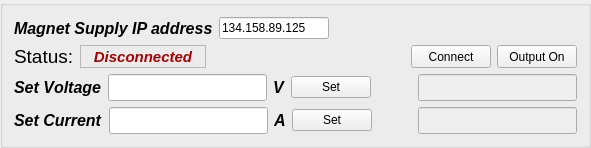
        <widget class="QGroupBox" name="MagnetBox">
         <property name="sizePolicy">
          <sizepolicy hsizetype="Preferred" vsizetype="Maximum">
           <horstretch>0</horstretch>
           <verstretch>0</verstretch>
          </sizepolicy>
         </property>
         <property name="maximumSize">
          <size>
           <width>16777215</width>
           <height>200</height>
          </size>
         </property>
         <property name="title">
          <string/>
         </property>
         <layout class="QGridLayout" name="gridLayout_3">
          <item row="0" column="0">
           <layout class="QVBoxLayout" name="verticalLayout_4">
            <item>
             <layout class="QHBoxLayout" name="horizontalLayout_9">
              <item>
               <widget class="QLabel" name="label_24">
                <property name="sizePolicy">
                 <sizepolicy hsizetype="Maximum" vsizetype="Preferred">
                  <horstretch>0</horstretch>
                  <verstretch>0</verstretch>
                 </sizepolicy>
                </property>
                <property name="font">
                 <font>
                  <family>Arial</family>
                  <pointsize>12</pointsize>
                  <weight>75</weight>
                  <italic>true</italic>
                  <bold>true</bold>
                 </font>
                </property>
                <property name="text">
                 <string>Magnet Supply IP address</string>
                </property>
               </widget>
              </item>
              <item>
               <widget class="QLineEdit" name="MagnetIPLine">
                <property name="sizePolicy">
                 <sizepolicy hsizetype="Maximum" vsizetype="Fixed">
                  <horstretch>0</horstretch>
                  <verstretch>0</verstretch>
                 </sizepolicy>
                </property>
                <property name="minimumSize">
                 <size>
                  <width>110</width>
                  <height>0</height>
                 </size>
                </property>
                <property name="text">
                 <string>134.158.89.125</string>
                </property>
               </widget>
              </item>
              <item>
               <spacer name="horizontalSpacer">
                <property name="orientation">
                 <enum>Qt::Horizontal</enum>
                </property>
                <property name="sizeHint" stdset="0">
                 <size>
                  <width>40</width>
                  <height>20</height>
                 </size>
                </property>
               </spacer>
              </item>
             </layout>
            </item>
            <item>
             <layout class="QHBoxLayout" name="horizontalLayout_10">
              <item>
               <widget class="QLabel" name="label_25">
                <property name="font">
                 <font>
                  <pointsize>14</pointsize>
                 </font>
                </property>
                <property name="text">
                 <string>Status:</string>
                </property>
               </widget>
              </item>
              <item>
               <widget class="QLabel" name="MagnetConnectLabel">
                <property name="sizePolicy">
                 <sizepolicy hsizetype="Maximum" vsizetype="Preferred">
                  <horstretch>0</horstretch>
                  <verstretch>0</verstretch>
                 </sizepolicy>
                </property>
                <property name="minimumSize">
                 <size>
                  <width>100</width>
                  <height>0</height>
                 </size>
                </property>
                <property name="palette">
                 <palette>
                  <active>
                   <colorrole role="WindowText">
                    <brush brushstyle="SolidPattern">
                     <color alpha="255">
                      <red>170</red>
                      <green>0</green>
                      <blue>0</blue>
                     </color>
                    </brush>
                   </colorrole>
                  </active>
                  <inactive>
                   <colorrole role="WindowText">
                    <brush brushstyle="SolidPattern">
                     <color alpha="255">
                      <red>170</red>
                      <green>0</green>
                      <blue>0</blue>
                     </color>
                    </brush>
                   </colorrole>
                  </inactive>
                  <disabled>
                   <colorrole role="WindowText">
                    <brush brushstyle="SolidPattern">
                     <color alpha="255">
                      <red>120</red>
                      <green>120</green>
                      <blue>120</blue>
                     </color>
                    </brush>
                   </colorrole>
                  </disabled>
                 </palette>
                </property>
                <property name="font">
                 <font>
                  <family>Arial</family>
                  <pointsize>11</pointsize>
                  <weight>75</weight>
                  <italic>true</italic>
                  <bold>true</bold>
                 </font>
                </property>
                <property name="frameShape">
                 <enum>QFrame::StyledPanel</enum>
                </property>
                <property name="text">
                 <string>   Disconnected   </string>
                </property>
                <property name="alignment">
                 <set>Qt::AlignCenter</set>
                </property>
               </widget>
              </item>
              <item>
               <spacer name="horizontalSpacer_5">
                <property name="orientation">
                 <enum>Qt::Horizontal</enum>
                </property>
                <property name="sizeHint" stdset="0">
                 <size>
                  <width>40</width>
                  <height>20</height>
                 </size>
                </property>
               </spacer>
              </item>
              <item>
               <widget class="QPushButton" name="MagnetConnectButton">
                <property name="sizePolicy">
                 <sizepolicy hsizetype="Minimum" vsizetype="Minimum">
                  <horstretch>0</horstretch>
                  <verstretch>0</verstretch>
                 </sizepolicy>
                </property>
                <property name="text">
                 <string>Connect</string>
                </property>
               </widget>
              </item>
              <item>
               <widget class="QPushButton" name="MagnetOnOffButton">
                <property name="sizePolicy">
                 <sizepolicy hsizetype="Minimum" vsizetype="Minimum">
                  <horstretch>0</horstretch>
                  <verstretch>0</verstretch>
                 </sizepolicy>
                </property>
                <property name="text">
                 <string>Output On</string>
                </property>
               </widget>
              </item>
             </layout>
            </item>
            <item>
             <layout class="QVBoxLayout" name="verticalLayout_5">
              <item>
               <layout class="QHBoxLayout" name="horizontalLayout_13">
                <item>
                 <widget class="QLabel" name="label_23">
                  <property name="palette">
                   <palette>
                    <active>
                     <colorrole role="Text">
                      <brush brushstyle="SolidPattern">
                       <color alpha="255">
                        <red>85</red>
                        <green>0</green>
                        <blue>0</blue>
                       </color>
                      </brush>
                     </colorrole>
                    </active>
                    <inactive>
                     <colorrole role="Text">
                      <brush brushstyle="SolidPattern">
                       <color alpha="255">
                        <red>0</red>
                        <green>0</green>
                        <blue>0</blue>
                       </color>
                      </brush>
                     </colorrole>
                    </inactive>
                    <disabled>
                     <colorrole role="Text">
                      <brush brushstyle="SolidPattern">
                       <color alpha="255">
                        <red>120</red>
                        <green>120</green>
                        <blue>120</blue>
                       </color>
                      </brush>
                     </colorrole>
                    </disabled>
                   </palette>
                  </property>
                  <property name="font">
                   <font>
                    <family>Arial</family>
                    <pointsize>12</pointsize>
                    <weight>75</weight>
                    <italic>true</italic>
                    <bold>true</bold>
                    <kerning>false</kerning>
                   </font>
                  </property>
                  <property name="text">
                   <string>Set Voltage</string>
                  </property>
                 </widget>
                </item>
                <item>
                 <widget class="QLineEdit" name="SetMagnetVoltageLine">
                  <property name="enabled">
                   <bool>true</bool>
                  </property>
                  <property name="palette">
                   <palette>
                    <active>
                     <colorrole role="Text">
                      <brush brushstyle="SolidPattern">
                       <color alpha="255">
                        <red>85</red>
                        <green>0</green>
                        <blue>0</blue>
                       </color>
                      </brush>
                     </colorrole>
                    </active>
                    <inactive>
                     <colorrole role="Text">
                      <brush brushstyle="SolidPattern">
                       <color alpha="255">
                        <red>0</red>
                        <green>0</green>
                        <blue>0</blue>
                       </color>
                      </brush>
                     </colorrole>
                    </inactive>
                    <disabled>
                     <colorrole role="Text">
                      <brush brushstyle="SolidPattern">
                       <color alpha="255">
                        <red>154</red>
                        <green>0</green>
                        <blue>0</blue>
                       </color>
                      </brush>
                     </colorrole>
                    </disabled>
                   </palette>
                  </property>
                  <property name="font">
                   <font>
                    <family>Arial</family>
                    <pointsize>12</pointsize>
                    <weight>75</weight>
                    <italic>true</italic>
                    <bold>true</bold>
                   </font>
                  </property>
                  <property name="text">
                   <string/>
                  </property>
                 </widget>
                </item>
                <item>
                 <widget class="QLabel" name="label_27">
                  <property name="palette">
                   <palette>
                    <active>
                     <colorrole role="Text">
                      <brush brushstyle="SolidPattern">
                       <color alpha="255">
                        <red>85</red>
                        <green>0</green>
                        <blue>0</blue>
                       </color>
                      </brush>
                     </colorrole>
                    </active>
                    <inactive>
                     <colorrole role="Text">
                      <brush brushstyle="SolidPattern">
                       <color alpha="255">
                        <red>0</red>
                        <green>0</green>
                        <blue>0</blue>
                       </color>
                      </brush>
                     </colorrole>
                    </inactive>
                    <disabled>
                     <colorrole role="Text">
                      <brush brushstyle="SolidPattern">
                       <color alpha="255">
                        <red>120</red>
                        <green>120</green>
                        <blue>120</blue>
                       </color>
                      </brush>
                     </colorrole>
                    </disabled>
                   </palette>
                  </property>
                  <property name="font">
                   <font>
                    <family>Arial</family>
                    <pointsize>12</pointsize>
                    <weight>75</weight>
                    <italic>true</italic>
                    <bold>true</bold>
                   </font>
                  </property>
                  <property name="text">
                   <string>V</string>
                  </property>
                 </widget>
                </item>
                <item>
                 <widget class="QPushButton" name="SetMagnetVoltageButton">
                  <property name="text">
                   <string>Set</string>
                  </property>
                 </widget>
                </item>
                <item>
                 <spacer name="horizontalSpacer_7">
                  <property name="orientation">
                   <enum>Qt::Horizontal</enum>
                  </property>
                  <property name="sizeHint" stdset="0">
                   <size>
                    <width>40</width>
                    <height>20</height>
                   </size>
                  </property>
                 </spacer>
                </item>
                <item>
                 <widget class="QLineEdit" name="DisplayMagnetVoltageLine">
                  <property name="enabled">
                   <bool>false</bool>
                  </property>
                  <property name="palette">
                   <palette>
                    <active>
                     <colorrole role="Text">
                      <brush brushstyle="SolidPattern">
                       <color alpha="255">
                        <red>85</red>
                        <green>0</green>
                        <blue>0</blue>
                       </color>
                      </brush>
                     </colorrole>
                    </active>
                    <inactive>
                     <colorrole role="Text">
                      <brush brushstyle="SolidPattern">
                       <color alpha="255">
                        <red>0</red>
                        <green>0</green>
                        <blue>0</blue>
                       </color>
                      </brush>
                     </colorrole>
                    </inactive>
                    <disabled>
                     <colorrole role="Text">
                      <brush brushstyle="SolidPattern">
                       <color alpha="255">
                        <red>154</red>
                        <green>0</green>
                        <blue>0</blue>
                       </color>
                      </brush>
                     </colorrole>
                    </disabled>
                   </palette>
                  </property>
                  <property name="font">
                   <font>
                    <family>Arial</family>
                    <pointsize>12</pointsize>
                    <weight>75</weight>
                    <italic>true</italic>
                    <bold>true</bold>
                   </font>
                  </property>
                  <property name="text">
                   <string/>
                  </property>
                 </widget>
                </item>
               </layout>
              </item>
              <item>
               <layout class="QHBoxLayout" name="horizontalLayout_14">
                <item>
                 <widget class="QLabel" name="label_28">
                  <property name="palette">
                   <palette>
                    <active>
                     <colorrole role="Text">
                      <brush brushstyle="SolidPattern">
                       <color alpha="255">
                        <red>85</red>
                        <green>0</green>
                        <blue>0</blue>
                       </color>
                      </brush>
                     </colorrole>
                    </active>
                    <inactive>
                     <colorrole role="Text">
                      <brush brushstyle="SolidPattern">
                       <color alpha="255">
                        <red>0</red>
                        <green>0</green>
                        <blue>0</blue>
                       </color>
                      </brush>
                     </colorrole>
                    </inactive>
                    <disabled>
                     <colorrole role="Text">
                      <brush brushstyle="SolidPattern">
                       <color alpha="255">
                        <red>120</red>
                        <green>120</green>
                        <blue>120</blue>
                       </color>
                      </brush>
                     </colorrole>
                    </disabled>
                   </palette>
                  </property>
                  <property name="font">
                   <font>
                    <family>Arial</family>
                    <pointsize>12</pointsize>
                    <weight>75</weight>
                    <italic>true</italic>
                    <bold>true</bold>
                   </font>
                  </property>
                  <property name="text">
                   <string>Set Current</string>
                  </property>
                 </widget>
                </item>
                <item>
                 <widget class="QLineEdit" name="SetMagnetCurrentLine">
                  <property name="enabled">
                   <bool>true</bool>
                  </property>
                  <property name="palette">
                   <palette>
                    <active>
                     <colorrole role="Text">
                      <brush brushstyle="SolidPattern">
                       <color alpha="255">
                        <red>106</red>
                        <green>0</green>
                        <blue>0</blue>
                       </color>
                      </brush>
                     </colorrole>
                    </active>
                    <inactive>
                     <colorrole role="Text">
                      <brush brushstyle="SolidPattern">
                       <color alpha="255">
                        <red>106</red>
                        <green>0</green>
                        <blue>0</blue>
                       </color>
                      </brush>
                     </colorrole>
                    </inactive>
                    <disabled>
                     <colorrole role="Text">
                      <brush brushstyle="SolidPattern">
                       <color alpha="255">
                        <red>154</red>
                        <green>0</green>
                        <blue>0</blue>
                       </color>
                      </brush>
                     </colorrole>
                    </disabled>
                   </palette>
                  </property>
                  <property name="font">
                   <font>
                    <family>Arial</family>
                    <pointsize>12</pointsize>
                    <weight>75</weight>
                    <italic>true</italic>
                    <bold>true</bold>
                   </font>
                  </property>
                  <property name="text">
                   <string/>
                  </property>
                 </widget>
                </item>
                <item>
                 <widget class="QLabel" name="label_30">
                  <property name="palette">
                   <palette>
                    <active>
                     <colorrole role="Text">
                      <brush brushstyle="SolidPattern">
                       <color alpha="255">
                        <red>85</red>
                        <green>0</green>
                        <blue>0</blue>
                       </color>
                      </brush>
                     </colorrole>
                    </active>
                    <inactive>
                     <colorrole role="Text">
                      <brush brushstyle="SolidPattern">
                       <color alpha="255">
                        <red>0</red>
                        <green>0</green>
                        <blue>0</blue>
                       </color>
                      </brush>
                     </colorrole>
                    </inactive>
                    <disabled>
                     <colorrole role="Text">
                      <brush brushstyle="SolidPattern">
                       <color alpha="255">
                        <red>120</red>
                        <green>120</green>
                        <blue>120</blue>
                       </color>
                      </brush>
                     </colorrole>
                    </disabled>
                   </palette>
                  </property>
                  <property name="font">
                   <font>
                    <family>Arial</family>
                    <pointsize>12</pointsize>
                    <weight>75</weight>
                    <italic>true</italic>
                    <bold>true</bold>
                   </font>
                  </property>
                  <property name="text">
                   <string>A</string>
                  </property>
                 </widget>
                </item>
                <item>
                 <widget class="QPushButton" name="SetMagnetCurrentButton">
                  <property name="text">
                   <string>Set</string>
                  </property>
                 </widget>
                </item>
                <item>
                 <spacer name="horizontalSpacer_6">
                  <property name="orientation">
                   <enum>Qt::Horizontal</enum>
                  </property>
                  <property name="sizeHint" stdset="0">
                   <size>
                    <width>40</width>
                    <height>20</height>
                   </size>
                  </property>
                 </spacer>
                </item>
                <item>
                 <widget class="QLineEdit" name="DisplayMagnetCurrentLine">
                  <property name="enabled">
                   <bool>false</bool>
                  </property>
                  <property name="palette">
                   <palette>
                    <active>
                     <colorrole role="Text">
                      <brush brushstyle="SolidPattern">
                       <color alpha="255">
                        <red>106</red>
                        <green>0</green>
                        <blue>0</blue>
                       </color>
                      </brush>
                     </colorrole>
                    </active>
                    <inactive>
                     <colorrole role="Text">
                      <brush brushstyle="SolidPattern">
                       <color alpha="255">
                        <red>106</red>
                        <green>0</green>
                        <blue>0</blue>
                       </color>
                      </brush>
                     </colorrole>
                    </inactive>
                    <disabled>
                     <colorrole role="Text">
                      <brush brushstyle="SolidPattern">
                       <color alpha="255">
                        <red>154</red>
                        <green>0</green>
                        <blue>0</blue>
                       </color>
                      </brush>
                     </colorrole>
                    </disabled>
                   </palette>
                  </property>
                  <property name="font">
                   <font>
                    <family>Arial</family>
                    <pointsize>12</pointsize>
                    <weight>75</weight>
                    <italic>true</italic>
                    <bold>true</bold>
                   </font>
                  </property>
                  <property name="text">
                   <string/>
                  </property>
                 </widget>
                </item>
               </layout>
              </item>
             </layout>
            </item>
           </layout>
          </item>
         </layout>
        </widget>
